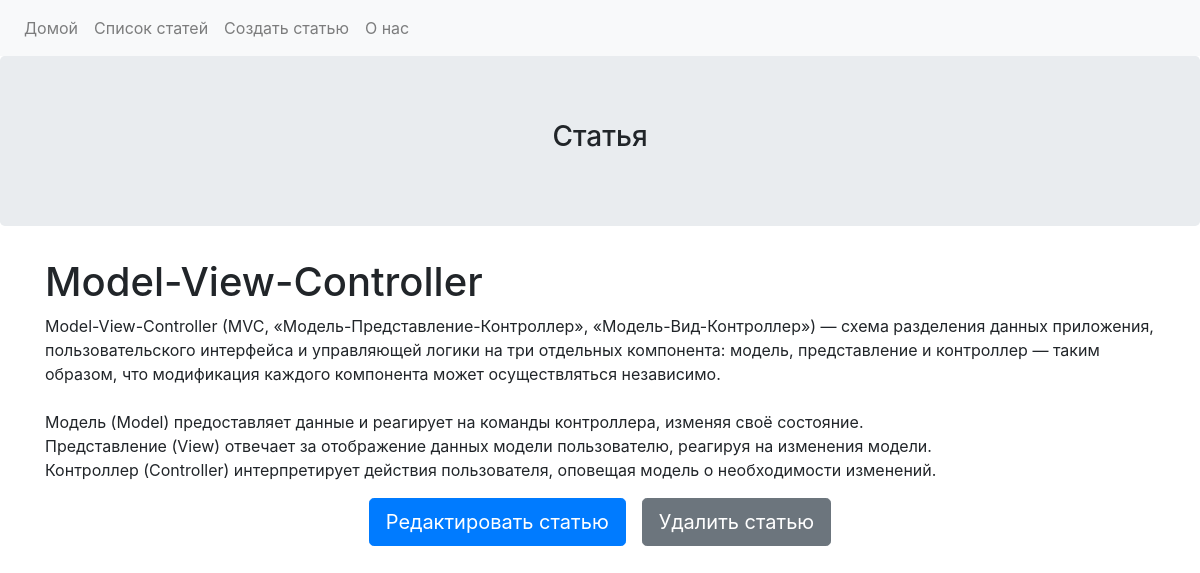
Page /?page=article&id=3 on the committed database.
### tables this page shows
CREATE TABLE articles(
				id INTEGER PRIMARY KEY AUTOINCREMENT,
				title TEXT,
				text TEXT,
				datetime INTEGER, 
				author TEXT DEFAULT ''
			);

### Controller/AbstractController.php (called while the page is built, shortened)
<?php
abstract class AbstractController
{
	protected function getModel($model)
	{
		return new $model;
	}
	protected function render($template, $data = [])
	{
		extract($data);
		include $template;
	}
}

### Controller/BlogController.php (called while the page is built, shortened)
<?php
class BlogController extends AbstractController
{
	public function article()
	{
		$id = filter_input(INPUT_GET, 'id');
		$model = $this->getModel(Model::class);
		$article = $model->getArticle($id);
		$this->render('view/article.php', compact('article'));
	}
}

### app/Router.php (called while the page is built, shortened)
<?php
class Router
{
    public static function getRoute($page)
    {
        switch ($page) {
            case 'article':
                $method = 'article';
                break;
        }
        $controller = new $controllerName();
        $controller->$method();
    }
}

### index.php (called while the page is built)
<?php
require 'config.php';
require '.\app\Router.php';
$page = filter_input(INPUT_GET, 'page');
Router::getRoute($page);

### config.php (called while the page is built, shortened)
<?php
spl_autoload_register(function ($class) {
    $path = __DIR__ . '/' . str_replace('\\', '/', $class) . '.php';
    if (is_file($path)) {
        return;
    }
});

### Model/AbstractModel.php (called while the page is built, shortened)
<?php
abstract class AbstractModel
{
    protected $db;
    public function __construct()
	{
		if (!file_exists(PATHTODB)) {
			$this->db = new \SQLite3(PATHTODB);
			$sql = "CREATE TABLE articles(
				id INTEGER PRIMARY KEY AUTOINCREMENT,
				title TEXT,
				text TEXT,
				datetime INTEGER,
				author TEXT DEFAULT ''
			);";
			$this->db->query($sql);
		} else {
			$this->db = new \SQLite3(PATHTODB);
		}
	}
    public function getConnect()
	{
        if ($this->db) {
            return $this->db;
        } else {
			return false;
		}
    }
}

### Model/Model.php (called while the page is built, shortened)
<?php
class Model extends AbstractModel
{
	public function getArticle($id)
	{
		$stmt = $this->getConnect()->prepare('SELECT * FROM `articles` WHERE id = :id');
		$stmt->bindValue(':id', $id, SQLITE3_INTEGER);
		$result = $stmt->execute();
		return $result->fetchArray(SQLITE3_ASSOC);
	}
}

### view/article.php (the view)
<?php
include 'header.php';
?>
<div class="jumbotron text-center">
    <h3>Статья</h3>
</div>
<div class="container">
    <h1><?=$article['title'];?></h1>
    <p><?=nl2br($article['text']);?></p>
    <div class="row">
        <div class="ml-auto mr-3">
            <a class="btn btn-primary btn-lg" href="./?page=edit-article&id=<?=$article['id'];?>" role="button">Редактировать статью</a>
        </div>
        <div class="mr-auto mr-3">
            <a class="btn btn-secondary btn-lg" href="./?page=delete-article&id=<?=$article['id'];?>" role="button">Удалить статью</a>
        </div>
    </div>
</div>
<?php include 'footer.php'; ?>

### rows in the picture
articles: title "Model-View-Controller", text "Model-View-Controller (MVC, «Модель-Представление-Контроллер», «Модель-Вид-Контроллер») — схема разделения данных приложения, пользовательского интерфейса и управляющей логики на три отдельных компонента: модель, представление и контроллер — таким образом, что модификация каждого компонента может осуществляться независимо. Модель (Model) предоставляет данные и реагирует на команды контроллера, изменяя своё состояние. Представление (View) отвечает за отображение данных модели пользователю, реагируя на изменения модели. Контроллер (Controller) интерпретирует действия пользователя, оповещая модель о необходимости изменений."
